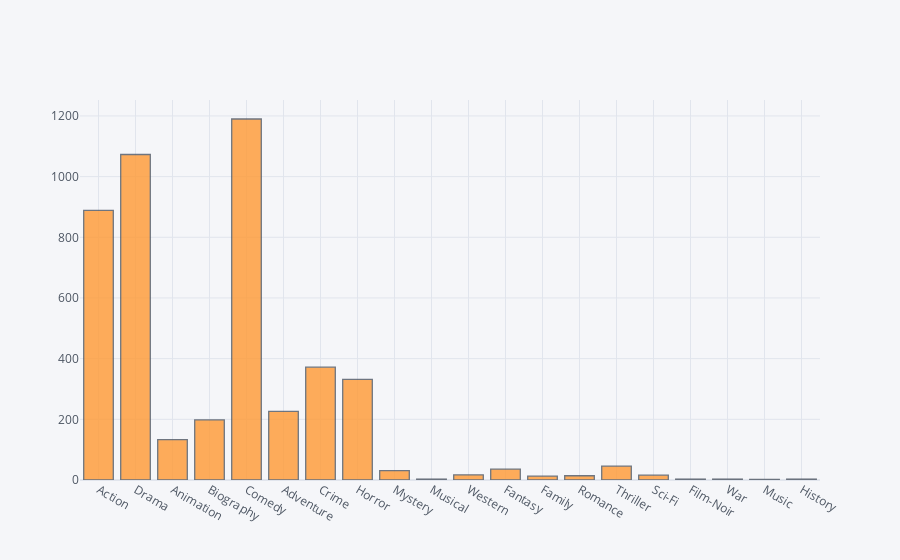

Notebook source saved alongside this figure:
### Markdown cell above
### By generating a Histogram for the Genre column, we can gain insight into it's  popularity can give us insight into what appears on Netflix.

### Code cell
train['Genre'].iplot(kind='hist',bins=30)

### Figure 1 — Plotly figure (JSON) as saved in the notebook; plotly's stock layout.template omitted (floating-point values rounded to 4 significant figures; data arrays with more than 128 entries replaced by an {"elided": "..."} marker saying what was removed)
{"data": [{"histfunc": "count", "histnorm": "", "marker": {"color": "rgba(255, 153, 51, 1.0)", "line": {"color": "#4D5663", "width": 1.3}}, "name": "Genre", "nbinsx": 30, "opacity": 0.8, "orientation": "v", "type": "histogram", "x": {"elided": "4600 str values"}}], "layout": {"barmode": "overlay", "legend": {"bgcolor": "#F5F6F9", "font": {"color": "#4D5663"}}, "paper_bgcolor": "#F5F6F9", "plot_bgcolor": "#F5F6F9", "title": {"font": {"color": "#4D5663"}}, "xaxis": {"gridcolor": "#E1E5ED", "showgrid": true, "tickfont": {"color": "#4D5663"}, "title": {"font": {"color": "#4D5663"}, "text": ""}, "zerolinecolor": "#E1E5ED"}, "yaxis": {"gridcolor": "#E1E5ED", "showgrid": true, "tickfont": {"color": "#4D5663"}, "title": {"font": {"color": "#4D5663"}, "text": ""}, "zerolinecolor": "#E1E5ED"}}}
